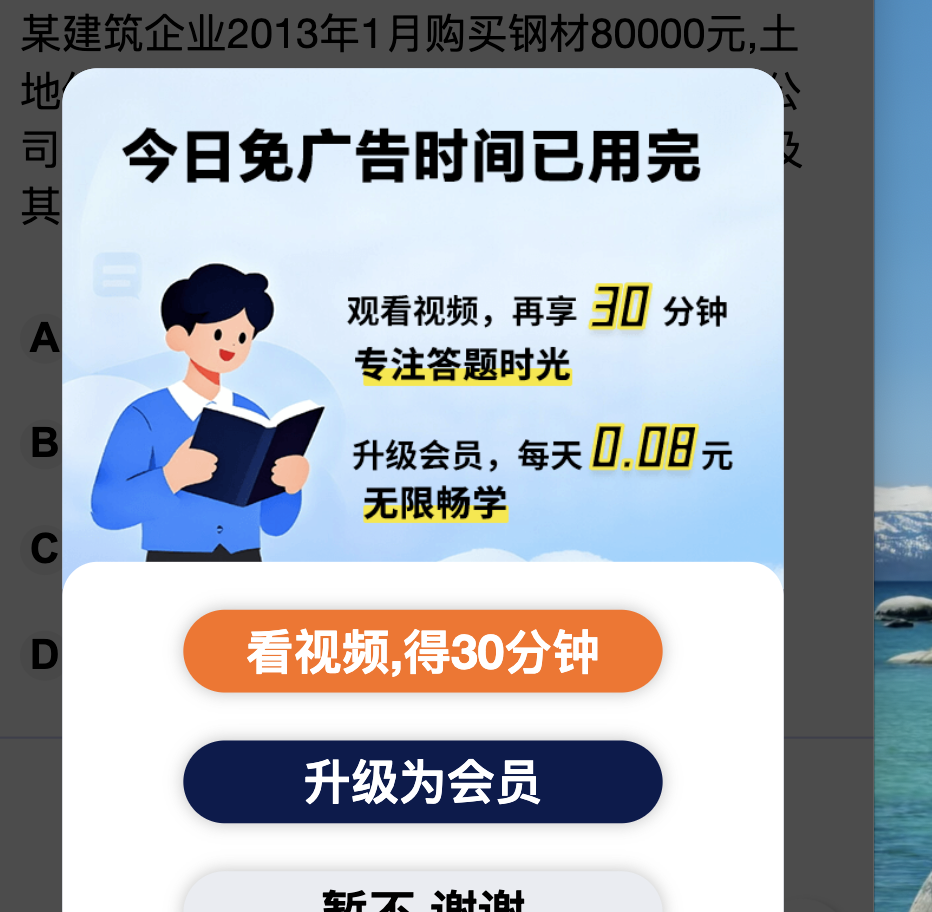
#> input picture tmp/test_region.png, 932 x 912 px, given in place of out.png, which was not available
$ python detector.py out.png out.png
#> lines starting #> are read from the running program, lines starting #| are printed output that depends on the picture; pictures that were not available may be replaced by others from this repository, and a replacement may not be noted
### src/logger.py
# src/logger.py
"""集中式日志：控制台 + 滚动文件，全项目复用。

日志文件位于项目根 logs/app.log，单文件 2MB，保留 5 个备份。
所有模块通过 ``get_logger(name)`` 获取 logger，避免重复配置。
"""
import logging
import os
from logging.handlers import RotatingFileHandler

# 项目根目录（src/ 的上一级）
_PROJECT_ROOT = os.path.dirname(os.path.dirname(os.path.abspath(__file__)))

#: 日志目录绝对路径，供 cleanup 等模块复用
LOG_DIR = os.path.join(_PROJECT_ROOT, "logs")

#: 日志主文件
LOG_FILE = os.path.join(LOG_DIR, "app.log")

#: 统一格式：时间 | 级别 | 模块 | 消息
_FORMAT = "%(asctime)s | %(levelname)-7s | %(name)s | %(message)s"
_DATE_FORMAT = "%Y-%m-%d %H:%M:%S"

_configured = False


def _configure_root() -> None:
    """配置 root logger（仅执行一次）。"""
    global _configured
    if _configured:
        return
    _configured = True

    os.makedirs(LOG_DIR, exist_ok=True)

    formatter = logging.Formatter(_FORMAT, datefmt=_DATE_FORMAT)

    # 文件：DEBUG 级，滚动写入
    file_handler = RotatingFileHandler(
        LOG_FILE, maxBytes=2 * 1024 * 1024, backupCount=5, encoding="utf-8"
    )
    file_handler.setLevel(logging.DEBUG)
    file_handler.setFormatter(formatter)

    # 控制台：INFO 级
    console_handler = logging.StreamHandler()
    console_handler.setLevel(logging.INFO)
    console_handler.setFormatter(formatter)

    root = logging.getLogger()
    root.setLevel(logging.DEBUG)
    root.addHandler(file_handler)
    root.addHandler(console_handler)


def get_logger(name: str) -> logging.Logger:
    """获取模块 logger。首次调用会自动完成全局配置。"""
    _configure_root()
    return logging.getLogger(name)

### src/detector.py
# src/detector.py
import cv2
import numpy as np
from skimage.metrics import structural_similarity as ssim

from logger import get_logger

logger = get_logger("detector")


def detect_change(old_image_path, new_image_path, threshold=0.3):
    """
    检测两张图片是否有显著变化

    Args:
        old_image_path: 旧截图路径
        new_image_path: 新截图路径
        threshold: 变化阈值（0-1），默认30%

    Returns:
        是否有显著变化（True表示有变化）
    """
#> called with old_image_path = 'out.png', new_image_path = 'out.png', threshold = 0.3
    # 校验阈值范围，越界则 clamp 并告警
    if threshold < 0 or threshold > 1:
        logger.warning("change_threshold=%s 越界 [0,1]，已 clamp", threshold)
        threshold = max(0.0, min(1.0, threshold))

    # 读取图片
    old_img = cv2.imread(old_image_path)
#> old_img is the input picture: shape (912, 932, 3); mean B, G, R 176.8, 168, 161.3
    new_img = cv2.imread(new_image_path)

    if old_img is None or new_img is None:
        raise ValueError(f"无法读取图片文件: old={old_image_path}, new={new_image_path}")

    # 确保图片尺寸相同
    if old_img.shape != new_img.shape:
        new_img = cv2.resize(new_img, (old_img.shape[1], old_img.shape[0]))

    # 转换为灰度图
    old_gray = cv2.cvtColor(old_img, cv2.COLOR_BGR2GRAY)
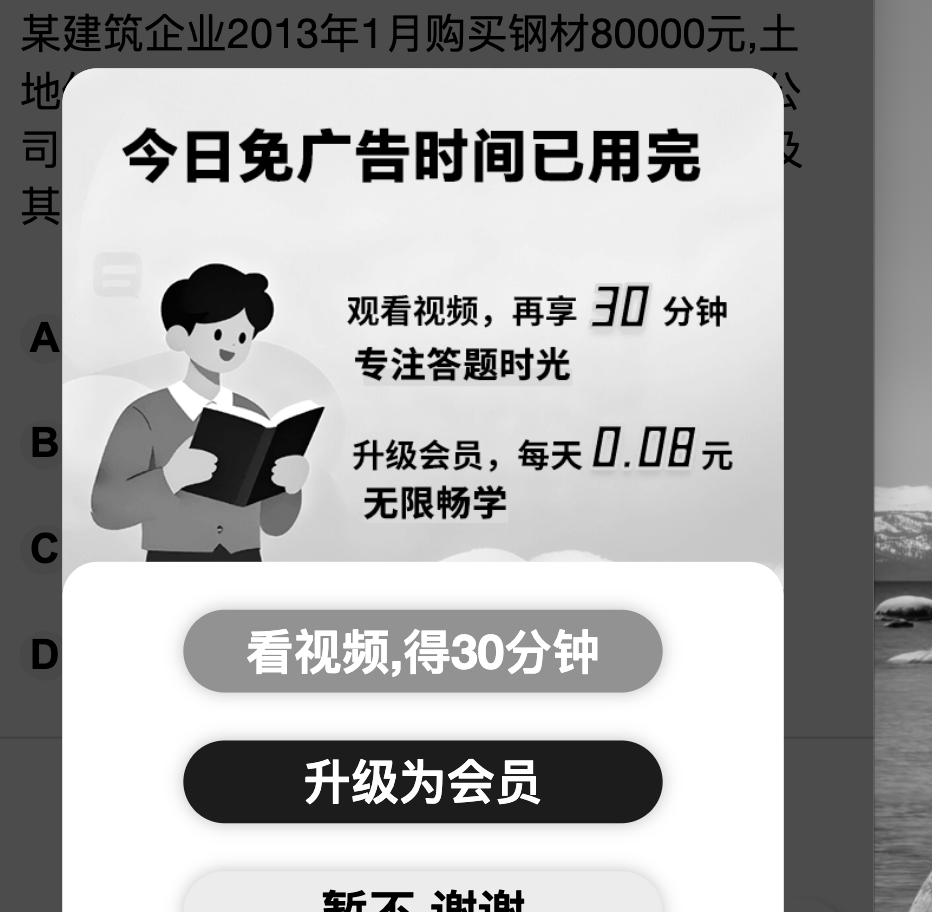
#> old_gray: shape (912, 932); min 0, max 255, mean 167
    new_gray = cv2.cvtColor(new_img, cv2.COLOR_BGR2GRAY)

    # 计算 SSIM（structural similarity index）
    # score ∈ [-1, 1]，越接近 1 表示两图越相似，越低表示差异越大
    score, _ = ssim(old_gray, new_gray, full=True)
#> score = 1

    # 若 score < (1 - threshold)，说明差异超过阈值，判定为有变化
    has_change = score < (1 - threshold)
#> has_change = False

    logger.debug(
        "SSIM score=%.4f threshold=%.2f has_change=%s (%s vs %s)",
        score, threshold, has_change, old_image_path, new_image_path,
    )
    if has_change:
        logger.info("检测到题目变化: score=%.4f < %.2f", score, 1 - threshold)

    return has_change


if __name__ == "__main__":
    # 测试
    import sys
    if len(sys.argv) == 3:
        result = detect_change(sys.argv[1], sys.argv[2])
#> result = False
        print(f"检测结果: {'有变化' if result else '无变化'}")
#| 检测结果: 无变化

$ run again, on tmp/test_with_r.png
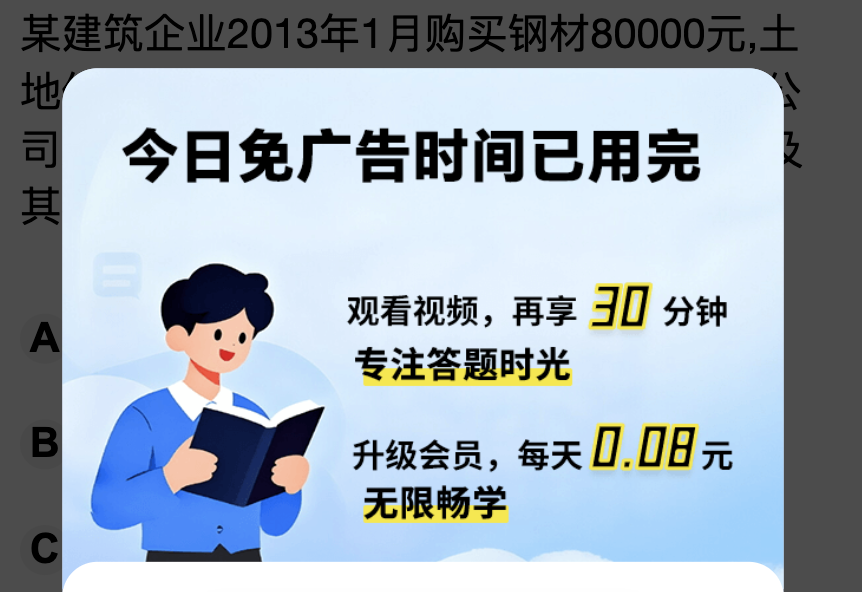
#> input picture tmp/test_with_r.png, 862 x 592 px, given in place of out.png, which was not available
#> in detect_change, old_img is the input picture: shape (592, 862, 3); mean B, G, R 179.7, 167.5, 155.3
#> in detect_change, `old_gray = cv2.cvtColor(old_img, cv2.COLOR_BGR2GRAY)`:
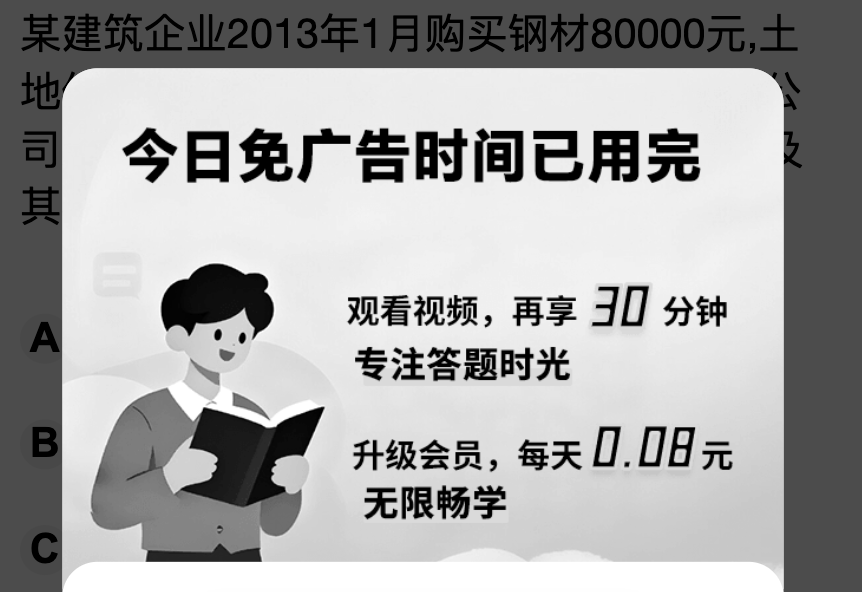
#> old_gray: shape (592, 862); min 0, max 255, mean 165.2
#> score = 1
#> has_change = False
#| 检测结果: 无变化
